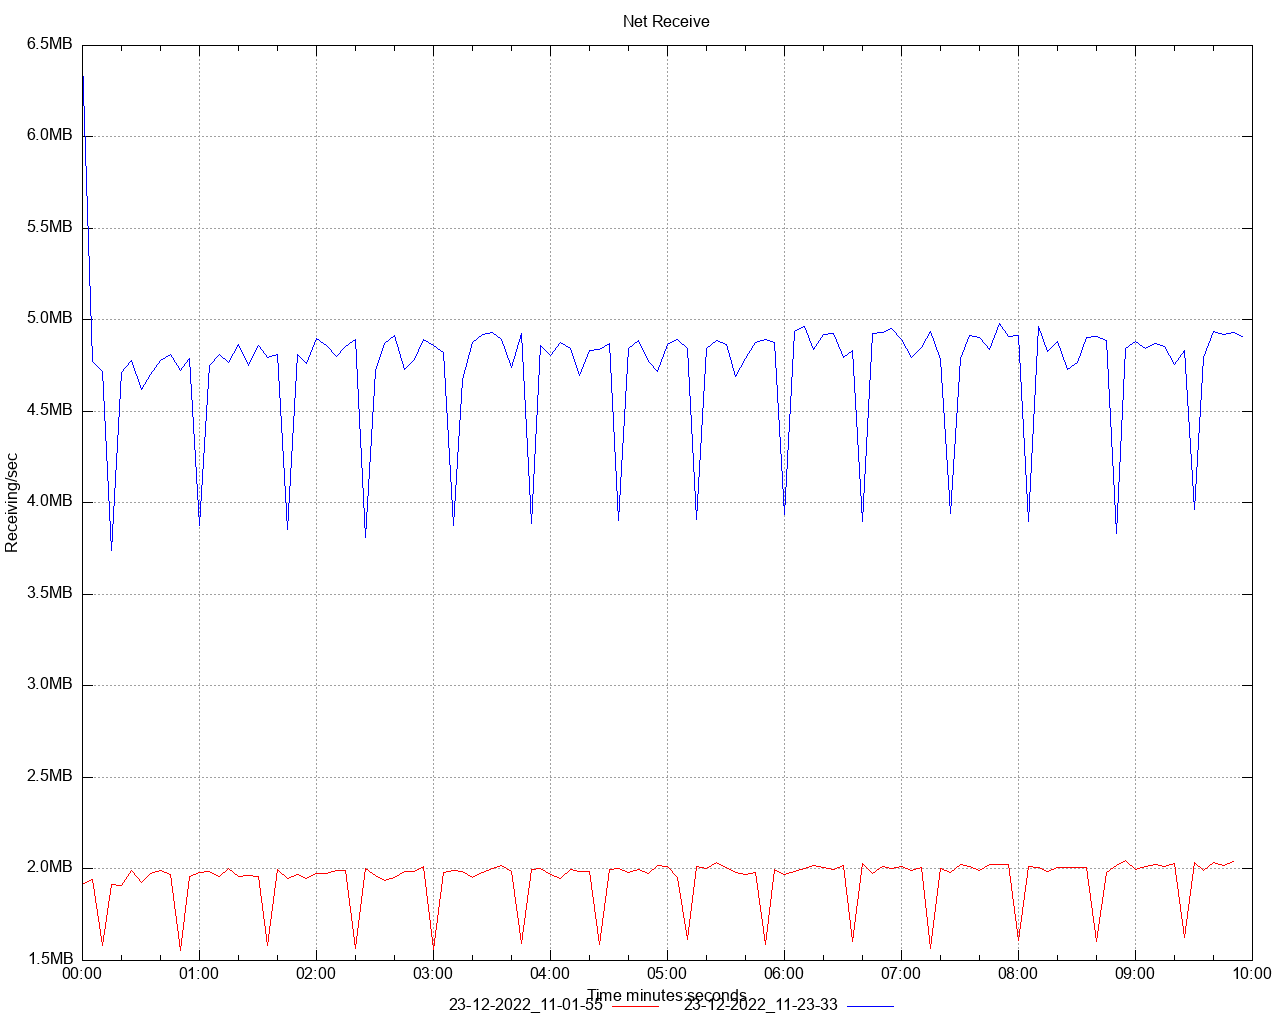

This chart was generated by the following gnuplot code:
set title 'Net Receive' noenhanced
set style data lines
set datafile separator ","
set terminal png size 1280,1024
set grid
set key below
set xdata time
set timefmt "%s"
offset = 0
t0(x)=(offset=($0==0) ? x : offset, x - offset)
set xlabel 'Time minutes:seconds'
set ylabel 'Receiving/sec'
set format y '%.1s%cB'
set output '/Users/ahmet.mircik/Workspace/python/hazelcast-simulator/offload-benchmarks/report/dstat/net_receive_A4.png'
plot \
   '/Users/ahmet.mircik/Workspace/python/hazelcast-simulator/offload-benchmarks/report/data/net_receive_A4_1.data' using (t0(timecolumn(1))):2 title "23-12-2022_11-01-55" noenhanced lt rgb "red", \
   '/Users/ahmet.mircik/Workspace/python/hazelcast-simulator/offload-benchmarks/report/data/net_receive_A4_2.data' using (t0(timecolumn(1))):2 title "23-12-2022_11-23-33" noenhanced lt rgb "blue", \
